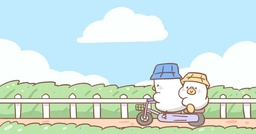
#> input picture downloaded_image.jpg, 256 x 134 px, shrunk from 1200 x 628 before the run
$ python learning_process.py
#> lines starting #> are read from the running program, lines starting #| are printed output that depends on the picture
### operation.py
# image_operation.py
import random
from PIL import Image

class ImageOperation:
    """Lớp xử lý ảnh bằng phép tích chập (convolution)."""

    def __init__(self, image_path, kernel_size=3):
        self.image_path = image_path
        self.kernel_size = kernel_size
        self.kernel = self._init_kernel(kernel_size)

    def _init_kernel(self, size):
        """Khởi tạo kernel ngẫu nhiên."""
        return [[random.uniform(-1.0, 1.0) for _ in range(size)] for _ in range(size)]

    def _convolve_region(self, region):
        """Thực hiện tích chập trên một vùng."""
        kernel_size = self.kernel_size
        result = 0
        for ky in range(kernel_size):
            for kx in range(kernel_size):
                pixel_val = region[ky][kx]
                kernel_val = self.kernel[ky][kx]
                result += pixel_val * kernel_val
        return int(result)

    def process_image(self, output_path):
        """Xử lý ảnh bằng tích chập."""
        with Image.open(self.image_path) as img:
            img = img.convert("L")  # Chuyển sang ảnh grayscale
            pixels = img.load()
            width, height = img.size

            # Kích thước ảnh đầu ra
            result_width = width - self.kernel_size + 1
            result_height = height - self.kernel_size + 1

            # Ảnh kết quả
            result_image = Image.new("L", (result_width, result_height))
            result_pixels = result_image.load()

            # Duyệt qua từng pixel và áp dụng tích chập
            for y in range(result_height):
                for x in range(result_width):
                    # Trích xuất vùng ma trận
                    region = [
                        [pixels[x + kx, y + ky] for kx in range(self.kernel_size)]
                        for ky in range(self.kernel_size)
                    ]
                    # Áp dụng tích chập
                    result_pixels[x, y] = self._convolve_region(region)

            # Lưu ảnh kết quả
            result_image.save(output_path)

### learning_process.py
import time
from multiprocessing import Process, Queue
from operation import ImageOperation


class MultiProcessImageProcessing:
    """Lớp xử lý ảnh bằng đa tiến trình."""

    def __init__(self, image_path, output_dir, num_processes=4, kernel_size=3):
        self.image_path = image_path
        self.output_dir = output_dir
        self.num_processes = num_processes
        self.kernel_size = kernel_size

    def _worker(self, process_id, num_operations):
        """Hàm chạy xử lý ảnh trong tiến trình."""
        for i in range(num_operations):
            output_path = f"{self.output_dir}/output_process_{process_id}_op_{i}.png"
            operation = ImageOperation(image_path=self.image_path, kernel_size=self.kernel_size)
            operation.process_image(output_path)

    def process(self, num_operations_per_process=1):
        """Chạy xử lý ảnh bằng nhiều tiến trình."""
#> called with num_operations_per_process = 2
        processes = []

        for process_id in range(self.num_processes):
            p = Process(
                target=self._worker,
                args=(process_id, num_operations_per_process),
            )
            p.start()
            processes.append(p)
#> this loop made 4 passes
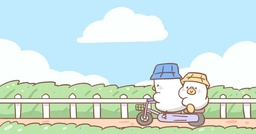
#> input picture downloaded_image.jpg, 256 x 134 px, shrunk from 1200 x 628 before the run
#> pass 1, in process_image, `img = img.convert("L")`:
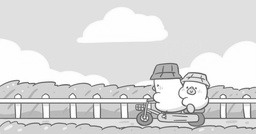
#> img: PIL image 256x134 L; min 77, max 255, mean 219.7
#> pass 1, in process_image, `result_image.save(output_path)`:
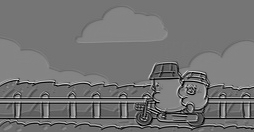
#> saved as output_process_0_op_0.png: PIL image 254x132 L; min 0, max 232, mean 114.7

        for p in processes:
            p.join()


def main(image_path, output_dir, num_processes=4, kernel_size=3, num_operations_per_process=1):
    """Chương trình chính."""
    tstart = time.time()

    processor = MultiProcessImageProcessing(
        image_path=image_path,
        output_dir=output_dir,
        num_processes=num_processes,
        kernel_size=kernel_size,
    )
    processor.process(num_operations_per_process=num_operations_per_process)

    tend = time.time()
    print(
        f"Processing completed using {num_processes} processes. Time taken: {tend - tstart:.2f} seconds."
    )


if __name__ == "__main__":
    # Đường dẫn ảnh đầu vào
    input_image_path = "downloaded_image.jpg"
    output_directory = "output_images"

    # Chạy chương trình chính
    main(
        image_path=input_image_path,
        output_dir=output_directory,
        num_processes=4,
        kernel_size=3,
        num_operations_per_process=2,
    )
